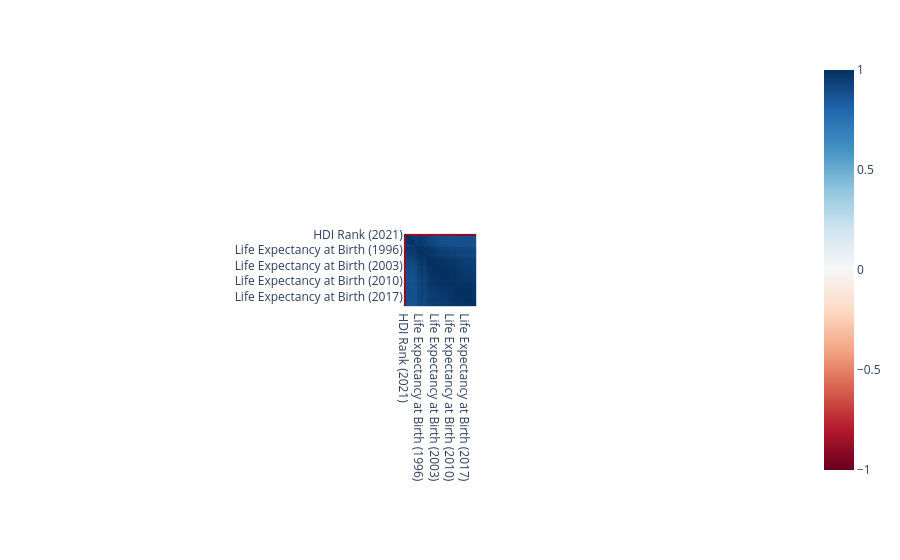

The code cell stored with this chart in its notebook:
### Code cell
import pandas as pd
import plotly.express as px

# Keep only numeric columns
numeric_df = df.select_dtypes(include='number')

# Calculate correlation matrix
correlation_matrix = numeric_df.corr()

# Create an interactive correlation heatmap
fig = px.imshow(
    correlation_matrix,
    x=correlation_matrix.columns,
    y=correlation_matrix.columns,
    color_continuous_scale="RdBu",
    zmin=-1,
    zmax=1
)
fig.show()

### Figure 1 — Plotly figure (JSON) as saved in the notebook; plotly's stock layout.template omitted (floating-point values rounded to 4 significant figures; data arrays with more than 128 entries replaced by an {"elided": "..."} marker saying what was removed)
{"data": [{"coloraxis": "coloraxis", "hovertemplate": "x: %{x}<br>y: %{y}<br>color: %{z}<extra></extra>", "name": "0", "type": "heatmap", "x": ["HDI Rank (2021)", "Life Expectancy at Birth (1990)", "Life Expectancy at Birth (1991)", "Life Expectancy at Birth (1992)", "Life Expectancy at Birth (1993)", "Life Expectancy at Birth (1994)", "Life Expectancy at Birth (1995)", "Life Expectancy at Birth (1996)", "Life Expectancy at Birth (1997)", "Life Expectancy at Birth (1998)", "Life Expectancy at Birth (1999)", "Life Expectancy at Birth (2000)", "Life Expectancy at Birth (2001)", "Life Expectancy at Birth (2002)", "Life Expectancy at Birth (2003)", "Life Expectancy at Birth (2004)", "Life Expectancy at Birth (2005)", "Life Expectancy at Birth (2006)", "Life Expectancy at Birth (2007)", "Life Expectancy at Birth (2008)", "Life Expectancy at Birth (2009)", "Life Expectancy at Birth (2010)", "Life Expectancy at Birth (2011)", "Life Expectancy at Birth (2012)", "Life Expectancy at Birth (2013)", "Life Expectancy at Birth (2014)", "Life Expectancy at Birth (2015)", "Life Expectancy at Birth (2016)", "Life Expectancy at Birth (2017)", "Life Expectancy at Birth (2018)", "Life Expectancy at Birth (2019)", "Life Expectancy at Birth (2020)", "Life Expectancy at Birth (2021)"], "xaxis": "x", "y": ["HDI Rank (2021)", "Life Expectancy at Birth (1990)", "Life Expectancy at Birth (1991)", "Life Expectancy at Birth (1992)", "Life Expectancy at Birth (1993)", "Life Expectancy at Birth (1994)", "Life Expectancy at Birth (1995)", "Life Expectancy at Birth (1996)", "Life Expectancy at Birth (1997)", "Life Expectancy at Birth (1998)", "Life Expectancy at Birth (1999)", "Life Expectancy at Birth (2000)", "Life Expectancy at Birth (2001)", "Life Expectancy at Birth (2002)", "Life Expectancy at Birth (2003)", "Life Expectancy at Birth (2004)", "Life Expectancy at Birth (2005)", "Life Expectancy at Birth (2006)", "Life Expectancy at Birth (2007)", "Life Expectancy at Birth (2008)", "Life Expectancy at Birth (2009)", "Life Expectancy at Birth (2010)", "Life Expectancy at Birth (2011)", "Life Expectancy at Birth (2012)", "Life Expectancy at Birth (2013)", "Life Expectancy at Birth (2014)", "Life Expectancy at Birth (2015)", "Life Expectancy at Birth (2016)", "Life Expectancy at Birth (2017)", "Life Expectancy at Birth (2018)", "Life Expectancy at Birth (2019)", "Life Expectancy at Birth (2020)", "Life Expectancy at Birth (2021)"], "yaxis": "y", "z": {"elided": "33x33 float values"}}], "layout": {"autosize": true, "coloraxis": {"cmax": 1, "cmin": -1, "colorscale": [[0, "rgb(103,0,31)"], [0.1, "rgb(178,24,43)"], [0.2, "rgb(214,96,77)"], [0.3, "rgb(244,165,130)"], [0.4, "rgb(253,219,199)"], [0.5, "rgb(247,247,247)"], [0.6, "rgb(209,229,240)"], [0.7, "rgb(146,197,222)"], [0.8, "rgb(67,147,195)"], [0.9, "rgb(33,102,172)"], [1, "rgb(5,48,97)"]]}, "margin": {"t": 60}, "xaxis": {"anchor": "y", "autorange": true, "constrain": "domain", "domain": [0.4496, 0.5504], "range": [-0.5, 32.5], "scaleanchor": "y", "type": "category"}, "yaxis": {"anchor": "x", "autorange": true, "constrain": "domain", "domain": [0, 1], "range": [32.5, -0.5], "type": "category"}}}
